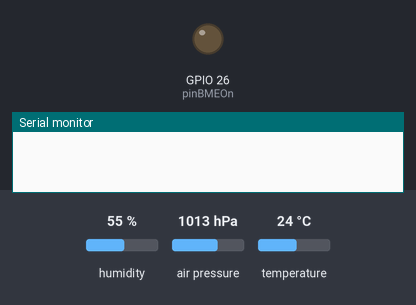
This program was run on a simulated ESP32. Parts: output pins drawn as LEDs (lit = HIGH), the last lines printed to the serial monitor. The inputs (shaded band) are chosen by the test bench; at power-on: humidity 55 %, air pressure 1013 hPa, temperature 24 °C. WiFi joins after 1.5 s; servers stay silent unless stated; no MQTT or app messages arrive unless stated. At 6.2 s the program puts the board to deep sleep or switches it off; the recording ends there.

Above: at 0.1 s.
At 2.1 s:
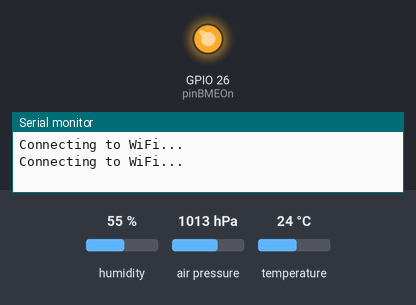
Timing chart, 0 to 5.7 s (numbered marks = the images above):
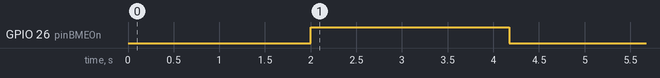

Measured:
- by itself, GPIO 26 (pinBMEOn): LOW → HIGH at 2.0 s, → LOW 2.2 s later

The program:

main.cpp
```cpp
#include <Adafruit_Sensor.h>
#include <Adafruit_BME280.h>
#include <ArduinoJson.h>
#include <Arduino.h>
#include <WiFi.h>
#include <PubSubClient.h>
#include <esp_sleep.h>

#define SEALEVELPRESSURE_HPA (1013.25)
#define uS_TO_S_FACTOR 1000000  // Коэффициент перевода микросекунд в секунды
#define TIME_TO_SLEEP  120        // Время сна в секундах

bool statusSendTbotMsg = false; //Инициализируем переменную для проверки статуса отправки сообщения Telegram
const int adcPin = 34; // GPIO34 (аналоговый пин) для считывания напряжения.
const int pinBMEOn = 26;
const char* CHAT_ID = "-1002468716459";
const char* SSID = "pnh";
const char* PASSWORD_WIFI = "V33b8e37";
const char* ESP_HOSTNAME = "ESP32Meteo"; //Устанавливаем Имя хоста
const char* mqtt_server = "10.8.0.10";
const int mqtt_port = 1883;
const char* mqtt_topic = "meteo/upload";
RTC_DATA_ATTR int SCHET_MESSAGE = 0;

WiFiClient espClient;
PubSubClient client(espClient);
Adafruit_BME280 bme; // I2C
// Настройка WiFi
void connectWiFi(){
  WiFi.begin(SSID, PASSWORD_WIFI);
  WiFi.setHostname(ESP_HOSTNAME); //Имя хоста

  while (WiFi.status() != WL_CONNECTED) {
    delay(1000);
    Serial.println("Connecting to WiFi...");
  }

  //Serial.println("Connected to WiFi");
  //Serial.println("IP-адрес:"); // Вывод IP-адреса ESP32
  //Serial.println(WiFi.localIP()); // Вывод IP-адреса ESP32
  //Serial.println("MAC-адрес:"); // Вывод IP-адреса ESP32
  //Serial.println(WiFi.macAddress()); // Вывод IP-адреса ESP32

}
int schetchik() {
  SCHET_MESSAGE ++;
  return SCHET_MESSAGE;
}

float readPowerOnPin(){
  int rawValue = analogRead(adcPin);
  float voltage = rawValue * (3.3 / 4095.0); // Преобразование в напряжение
  /*
  Serial.print("Raw: ");
  Serial.print(rawValue);
  Serial.print(" | Voltage: ");
  Serial.print(voltage, 3); // 3 знака после запятой
  Serial.println("V");
  delay(1000);
  */
  return voltage;
}


void reconnectMQTT(){
  while (!client.connected()){
    Serial.print("Попытка подключиться к MQTT...\n");
    if (client.connect("ESP32Client")) {
      Serial.println("Подключено!");

    }else{
      Serial.print("Ошибка, rc=");
      Serial.print(client.state());
      Serial.println(" пробуем снова через 5 сек.");
      delay(5000);
    }
  }
}

void sendMQTTMessage(const char* message){
  if (client.connected()){
    client.publish(mqtt_topic, message);
    Serial.print("Отправлено:");
    Serial.println(message);
  }
}


void setup() {
  Serial.begin(115200);
  connectWiFi();
  pinMode(pinBMEOn, OUTPUT);
  digitalWrite(pinBMEOn, HIGH);
  delay(1000);
  client.setServer(mqtt_server, mqtt_port);
  reconnectMQTT();
  if (!bme.begin(0x76)) { // Адрес 0x76 или 0x77
    Serial.println("Не удалось найти BME280 датчик!");
    while (1);
  }

  double mm = (bme.readPressure() / 100.0F)/ 1.33322;

  delay(1000);

  /*Формируем json документ. Для работы используем библиотеку:
  #include <ArduinoJson.h>*/

    JsonDocument doc;
  /*Добавляем данные*/
    doc["hostname"] = ESP_HOSTNAME;
    doc["macaddress"] = WiFi.macAddress();
    doc["ipclient"] = WiFi.localIP();
    doc["temperature"] = bme.readTemperature(); /*Температура*/
    doc["pressure"] = mm; /*Давление*/
    doc["humidity"] = bme.readHumidity(); /*Влажность*/
    doc["altitude"] = bme.readAltitude(SEALEVELPRESSURE_HPA); /*Высота над уровнем моря*/
    doc["voltage"] = readPowerOnPin();
    doc["schetchik"] = "msg_"+String(schetchik());


  /*Возвращаясь к нашему коду для Arduino, чтобы преобразовать документ в строку JSON,
  нам понадобится буфер символов для его хранения.*/
    char buffer[1200];
  /*Затем, чтобы получить строку JSON, нам нужно просто вызвать функцию serializeJson.
  В качестве первого параметра нам нужно передать наш объект StaticJsonDocument,
  а в качестве второго параметра — буфер символов, который мы ранее объявили.
  Обратите внимание, что этот вызов функции выведет минимизированную строку, то есть
  в ней не будет пробелов или разрывов строк [5]. Естественно, такая строка занимает меньше места,
  но её гораздо сложнее читать человеку. Если вы хотите получить удобочитаемую строку
  (подходящую для чтения человеком), вам следует использовать функцию serializeJsonPretty.*/
  serializeJson(doc, buffer);

      /*В завершение мы выведем содержимое, полученное в нашем буфере символов. Должна отображаться строка,
  содержащая наш документ JSON.*/
    //Serial.println(buffer);
  client.loop();

  sendMQTTMessage(buffer);

  // После успешной отправки MQTT:
  if (client.connected()) {
    client.disconnect();  // Отключаем MQTT
  }
  WiFi.disconnect(true);  // Отключаем WiFi
  WiFi.mode(WIFI_OFF);


  delay(100);             // Даём время на завершение операций
  digitalWrite(pinBMEOn, LOW);
  delay(1000);
  esp_sleep_enable_timer_wakeup(TIME_TO_SLEEP * uS_TO_S_FACTOR);
  delay(1000);
  esp_deep_sleep_start();  // Переход в Deep Sleep

}

void loop() {

}
```
